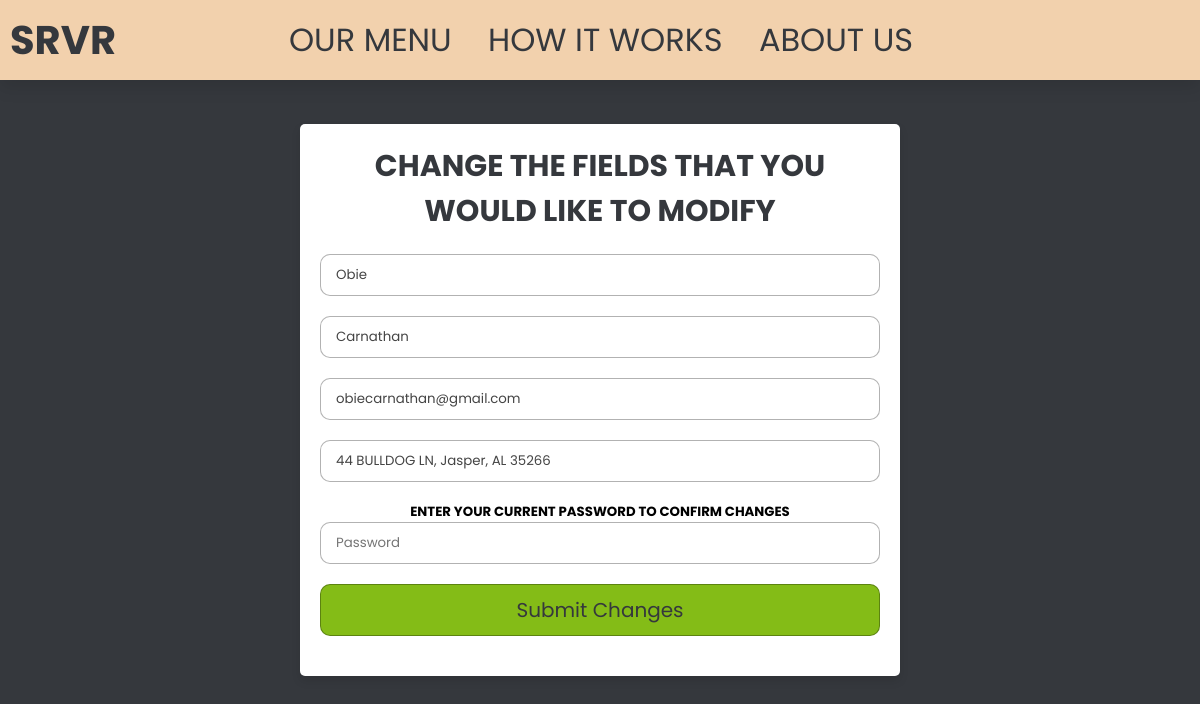
Page /usrsettings/Obie on the committed database.
### main.py (models this page shows, shortened)
class User(db.Model):
    __tablename__ = "users"
    user_id = db.Column(db.Integer, primary_key=True)
    fname = db.Column(db.Text, nullable=False)
    lname = db.Column(db.Text, nullable=False)
    email = db.Column(db.Text, nullable=False)
    password = db.Column(db.Text, nullable=False)
    address = db.Column(db.Text, nullable=False)

### main.py (the view)
@app.route('/usrsettings/<string:fname>', methods = ["GET", "POST"])
def usrsettings(fname):
    user = User.query.filter_by(fname=fname).first()
    return render_template("usrsettings.html", user=user)

### templates/usrsettings.html (shortened to what this page needs)
<!DOCTYPE html>
<html lang="en">
<head>
    <link rel="stylesheet" href="../static/styles.css">
</head>
<body>
    <header>
        <div class="left-section">
            <a href="main.html" class="logo">SRVR<i class="bi bi-badge-tm"></i></a>
        </div>
        <div class="center-section">
            <nav class="navbar">
                <a href="{{url_for('browsemenu')}}">Our Menu</a>
                <a href="howitworks.html">How it Works</a>
                <a href="{{url_for('aboutus')}}">About Us</a>
            </nav>
        </div>
    </header>
    <div class="form-container">
        <form action="/updateInfo/{{user.fname}}" method="post" enctype="multipart/form-data">
            <h3>Change the fields that you would like to modify</h3>
            <input type="text" name="fname" required placeholder="First name" value="{{ user.fname }}">
            <input type="text" name="lname" required placeholder="Last name" value="{{ user.lname }}">
            <input type="email" name="email" required placeholder="Email" value="{{ user.email }}">
            <input type="text" name="address" required placeholder="Address" value="{{ user.address }}">
            <h5>Enter your current password to confirm changes</h5>
            <input type="password" name="password" required placeholder="Password">
            <input type="submit" value="Submit Changes" class="form-btn">
        </form>
    </div>
</body>
</html>

### static/styles.css (style rules this page uses)
:root { --red:#ee231e; --tan: #f2d1ad; --gray: #35383d; --green: #84bc17; }
* { font-family: "Poppins", sans-serif; margin: 0; padding: 0; box-sizing: border-box; outline: none; border: none; text-decoration: none; transition: all 0.2s linear; }
html { font-size: 100%; overflow-x: hidden; scroll-behavior: smooth; scroll-padding-top: 6rem; }
body { background: #f7f7f7; }
header { position: fixed; top: 0; left: 0; right: 0; z-index: 1000; display: flex; align-items: center; justify-content: center; background: var(--tan); padding: 2rem 9%; box-shadow: 0 0.5rem 1rem rgba(0, 0, 0, 0.1); padding: 10px; }
header .logo { font-size: 2.5rem; font-weight: bolder; color: var(--gray); }
header .logo i { padding-left: 0.5rem; font-size: 1.5rem; color: var(--red); }
header .navbar a { font-size: 2rem; margin-left: 2rem; color: var(--gray); }
.left-section { margin-right: auto; }
.center-section { display: inline-block; text-align: center; margin: 0 auto; }
.login label,input { display: block; width: 100%; }
* { font-family: 'Poppins', sans-serif; margin: 0; padding: 0; box-sizing: border-box; outline: none; border: none; text-decoration: none; text-transform: uppercase; }
.form-container { min-height: 100vh; background: var(--gray); display: flex; align-items: center; justify-content: center; flex-flow: column; padding-bottom: 60px; padding-top: 5%; }
.form-container form { padding: 20px; width: 600px; background: #fff; border-radius: 5px; box-shadow: 0 5px 10px rgba(0,0,0,0.1); text-align: center; }
.form-container form h3 { font-size: 30px; color: var(--gray); margin-bottom: 20px; text-transform: uppercase; }
.form-container form input { width: 100%; padding: 10px 15px; border-radius: 10px; border: 1px solid rgba(0,0,0,0.3); margin-bottom: 20px; color: #444; text-transform: none; }
.form-container form .form-btn { background: var(--green); color: var(--gray); text-transform: capitalize; font-size: 20px; cursor: pointer; }

### templates/usrsettings.html (style rules this page uses)
.center-section { display: inline-block; text-align: center; margin-left: -9rem; }

### rows in the picture
User: fname "Obie", lname "Carnathan", email "obiecarnathan@gmail.com", address "44 BULLDOG LN, Jasper, AL 35266"
